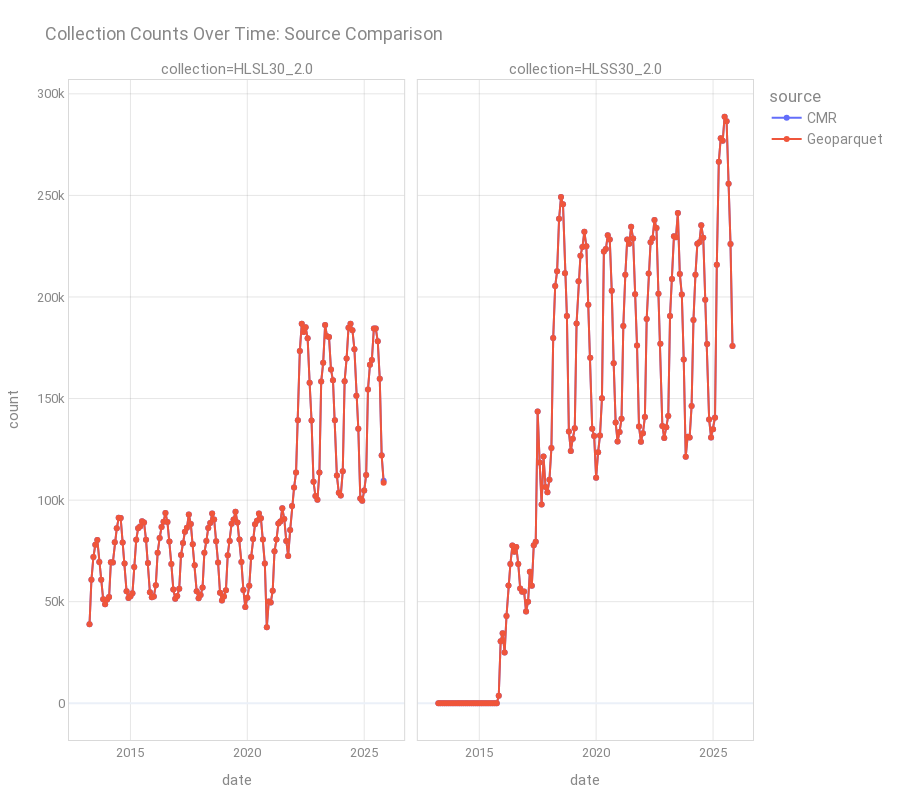

Source (notebook cell):
### Code cell
plot_df = df.stack(level=[0, 1], future_stack=True).reset_index(name="count")
plot_df = plot_df[plot_df["collection"] != "total"]

plot_df["date"] = pd.to_datetime(
    plot_df["year"].astype(str) + "-" + plot_df["month"].astype(str) + "-01"
)

fig = px.line(
    plot_df[plot_df["source"] != "difference"],
    x="date",
    y="count",
    color="source",
    facet_col="collection",
    facet_col_wrap=2,
    markers=True,
    title="Collection Counts Over Time: Source Comparison",
    template="plotly_white",
)

fig = configure_plotly_theme(fig, height=800)
fig.show()

### Figure 1 — Plotly figure (JSON) as saved in the notebook; plotly's stock layout.template omitted (floating-point values rounded to 4 significant figures; data arrays with more than 128 entries replaced by an {"elided": "..."} marker saying what was removed)
{"data": [{"hovertemplate": "source=CMR<br>collection=HLSL30_2.0<br>date=%{x}<br>count=%{y}<extra></extra>", "legendgroup": "CMR", "line": {"color": "#636efa", "dash": "solid"}, "marker": {"symbol": "circle"}, "mode": "lines+markers", "name": "CMR", "orientation": "v", "showlegend": true, "type": "scatter", "x": {"elided": "152 str values"}, "xaxis": "x", "y": {"elided": "152 int values"}, "yaxis": "y"}, {"hovertemplate": "source=CMR<br>collection=HLSS30_2.0<br>date=%{x}<br>count=%{y}<extra></extra>", "legendgroup": "CMR", "line": {"color": "#636efa", "dash": "solid"}, "marker": {"symbol": "circle"}, "mode": "lines+markers", "name": "CMR", "orientation": "v", "showlegend": false, "type": "scatter", "x": {"elided": "152 str values"}, "xaxis": "x2", "y": {"elided": "152 int values"}, "yaxis": "y2"}, {"hovertemplate": "source=Geoparquet<br>collection=HLSL30_2.0<br>date=%{x}<br>count=%{y}<extra></extra>", "legendgroup": "Geoparquet", "line": {"color": "#EF553B", "dash": "solid"}, "marker": {"symbol": "circle"}, "mode": "lines+markers", "name": "Geoparquet", "orientation": "v", "showlegend": true, "type": "scatter", "x": {"elided": "152 str values"}, "xaxis": "x", "y": {"elided": "152 int values"}, "yaxis": "y"}, {"hovertemplate": "source=Geoparquet<br>collection=HLSS30_2.0<br>date=%{x}<br>count=%{y}<extra></extra>", "legendgroup": "Geoparquet", "line": {"color": "#EF553B", "dash": "solid"}, "marker": {"symbol": "circle"}, "mode": "lines+markers", "name": "Geoparquet", "orientation": "v", "showlegend": false, "type": "scatter", "x": {"elided": "152 str values"}, "xaxis": "x2", "y": {"elided": "152 int values"}, "yaxis": "y2"}], "layout": {"annotations": [{"font": {"size": 15}, "showarrow": false, "text": "collection=HLSL30_2.0", "x": 0.245, "xanchor": "center", "xref": "paper", "y": 1, "yanchor": "bottom", "yref": "paper"}, {"font": {"size": 15}, "showarrow": false, "text": "collection=HLSS30_2.0", "x": 0.755, "xanchor": "center", "xref": "paper", "y": 1, "yanchor": "bottom", "yref": "paper"}], "autosize": true, "font": {"color": "#888888", "family": "Roboto, sans-serif", "size": 14}, "height": 800, "legend": {"font": {"size": 14}, "title": {"text": "source"}, "tracegroupgap": 0}, "margin": {"b": 60, "l": 60, "r": 60, "t": 80}, "paper_bgcolor": "rgba(0,0,0,0)", "plot_bgcolor": "rgba(0,0,0,0)", "title": {"font": {"color": "#888888", "size": 18}, "text": "Collection Counts Over Time: Source Comparison"}, "xaxis": {"anchor": "y", "domain": [0, 0.49], "gridcolor": "rgba(128,128,128,0.2)", "linecolor": "rgba(128,128,128,0.3)", "linewidth": 1, "mirror": true, "showline": true, "tickfont": {"size": 13}, "title": {"font": {"size": 15}, "text": "date"}}, "xaxis2": {"anchor": "y2", "domain": [0.51, 1], "gridcolor": "rgba(128,128,128,0.2)", "linecolor": "rgba(128,128,128,0.3)", "linewidth": 1, "matches": "x", "mirror": true, "showline": true, "tickfont": {"size": 13}, "title": {"font": {"size": 15}, "text": "date"}}, "yaxis": {"anchor": "x", "domain": [0, 1], "gridcolor": "rgba(128,128,128,0.2)", "linecolor": "rgba(128,128,128,0.3)", "linewidth": 1, "mirror": true, "showline": true, "tickfont": {"size": 13}, "title": {"font": {"size": 15}, "text": "count"}}, "yaxis2": {"anchor": "x2", "domain": [0, 1], "gridcolor": "rgba(128,128,128,0.2)", "linecolor": "rgba(128,128,128,0.3)", "linewidth": 1, "matches": "y", "mirror": true, "showline": true, "showticklabels": false, "tickfont": {"size": 13}, "title": {"font": {"size": 15}}}}}
